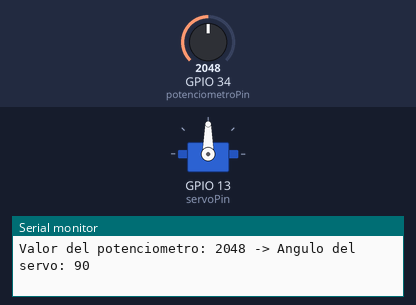
A program run on a simulated ESP32. Shown: servo, the last lines printed to the serial monitor. Inputs (shaded band) come from the test bench; at power-on: GPIO 34 (potenciometroPin) = 2048.

Above: at 1.2 s.
1.3 s: GPIO 34 (potenciometroPin) set to 2202
At 2.1 s:
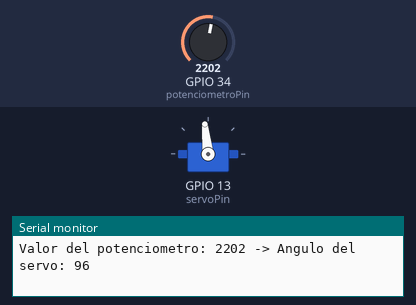
2.8 s: GPIO 34 (potenciometroPin) set to 2316
At 4.0 s:
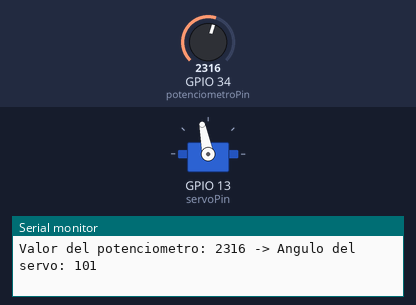
4.3 s: GPIO 34 (potenciometroPin) set to 2866
At 5.5 s:
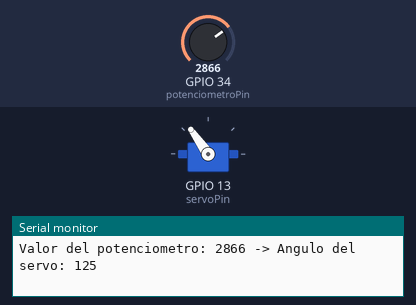
5.8 s: GPIO 34 (potenciometroPin) set to 1025
At 6.2 s:
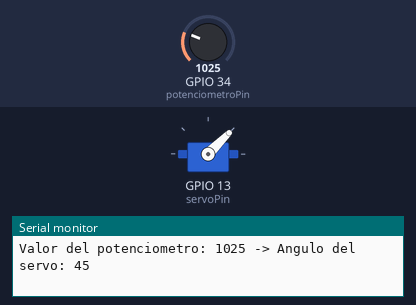
7.3 s: GPIO 34 (potenciometroPin) set to 943
At 8.2 s:
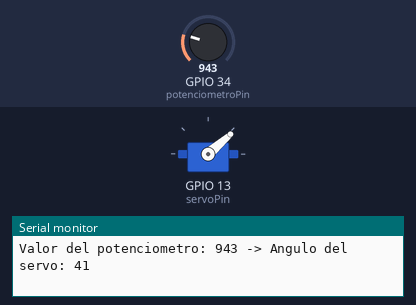
8.8 s: GPIO 34 (potenciometroPin) set to 248
At 10.0 s:
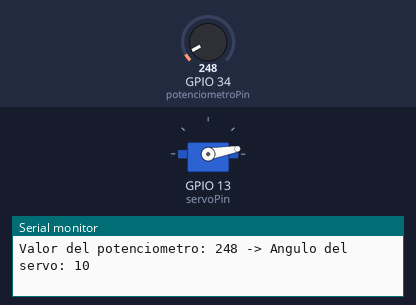
10.3 s: GPIO 34 (potenciometroPin) set to 215
Timing chart, 0 to 13.3 s (numbered marks = the images above; inputs shaded):
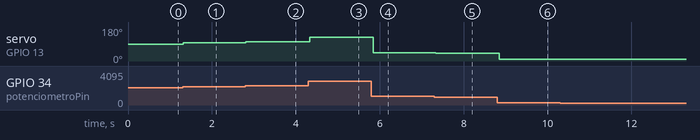

Measured:
- after the input at 1.3 s, servo on GPIO 13 (servoPin): 90° → 96° at once
- after the input at 2.8 s, servo on GPIO 13 (servoPin): 96° → 101° at once
- after the input at 4.3 s, servo on GPIO 13 (servoPin): 101° → 125° at once
- after the input at 5.8 s, servo on GPIO 13 (servoPin): 125° → 45° at once
- after the input at 7.3 s, servo on GPIO 13 (servoPin): 45° → 41° at once
- after the input at 8.8 s, servo on GPIO 13 (servoPin): 41° → 10° after 0.05 s
- after the input at 10.3 s, servo on GPIO 13 (servoPin): 10° → 9° at once

The program:

main.cpp
```cpp
#include <Arduino.h>
#include <ESP32Servo.h>

const int servoPin = 13;
const int potenciometroPin = 34;

// Crea el objeto Servo
Servo miServo;

void setup() {
  Serial.begin(9600);
  miServo.attach(servoPin);
}

void loop() {
  // Leer el valor del potenciómetro (rango de 0 a 4095)
  int valorPotenciometro = analogRead(potenciometroPin);

  // Mapear el valor del potenciómetro (0-4095) al rango del servo (0-180)
  int anguloServo = map(valorPotenciometro, 0, 4095, 0, 180);

  // Mover el servo a la posición calculada
  miServo.write(anguloServo);

  // Imprimir los valores para depuración
  Serial.print("Valor del potenciometro: ");
  Serial.print(valorPotenciometro);
  Serial.print(" -> Angulo del servo: ");
  Serial.println(anguloServo);

  delay(15); // Pequeña pausa
}
```
